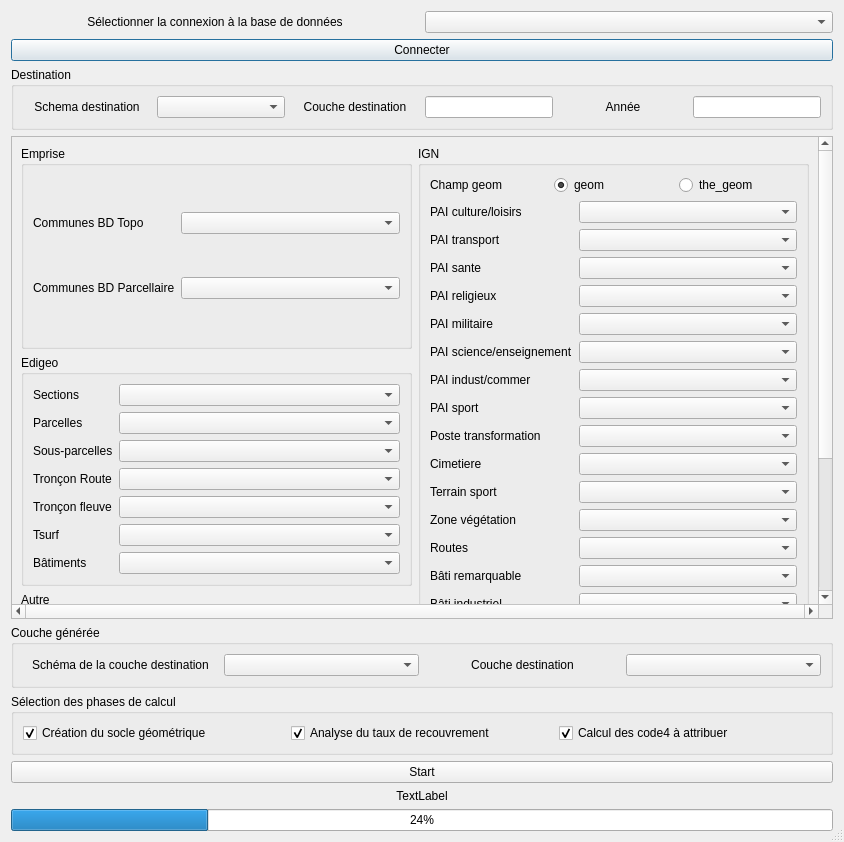
<?xml version="1.0" encoding="UTF-8"?>
<ui version="4.0">
 <class>interface_socle</class>
 <widget class="QDialog" name="interface_socle">
  <property name="geometry">
   <rect>
    <x>0</x>
    <y>0</y>
    <width>844</width>
    <height>842</height>
   </rect>
  </property>
  <property name="maximumSize">
   <size>
    <width>16777215</width>
    <height>16777215</height>
   </size>
  </property>
  <property name="windowTitle">
   <string>Création d'un socle (t0)</string>
  </property>
  <property name="sizeGripEnabled">
   <bool>true</bool>
  </property>
  <layout class="QVBoxLayout" name="verticalLayout_6">
   <item>
    <layout class="QHBoxLayout" name="horizontalLayout_2">
     <item>
      <widget class="QLabel" name="label">
       <property name="sizePolicy">
        <sizepolicy hsizetype="Preferred" vsizetype="Fixed">
         <horstretch>0</horstretch>
         <verstretch>0</verstretch>
        </sizepolicy>
       </property>
       <property name="layoutDirection">
        <enum>Qt::LeftToRight</enum>
       </property>
       <property name="text">
        <string>Sélectionner la connexion à la base de données</string>
       </property>
       <property name="alignment">
        <set>Qt::AlignCenter</set>
       </property>
      </widget>
     </item>
     <item>
      <widget class="QComboBox" name="cb_connexion"/>
     </item>
    </layout>
   </item>
   <item>
    <widget class="QPushButton" name="pb_dbConnect">
     <property name="sizePolicy">
      <sizepolicy hsizetype="Expanding" vsizetype="Fixed">
       <horstretch>0</horstretch>
       <verstretch>0</verstretch>
      </sizepolicy>
     </property>
     <property name="text">
      <string>Connecter</string>
     </property>
    </widget>
   </item>
   <item>
    <widget class="QGroupBox" name="gb_destination">
     <property name="title">
      <string>Destination</string>
     </property>
     <layout class="QVBoxLayout" name="verticalLayout_5">
      <item>
       <layout class="QHBoxLayout" name="horizontalLayout">
        <item>
         <widget class="QLabel" name="label_6">
          <property name="text">
           <string>Schema destination</string>
          </property>
          <property name="alignment">
           <set>Qt::AlignCenter</set>
          </property>
         </widget>
        </item>
        <item>
         <widget class="QComboBox" name="cb_schema"/>
        </item>
        <item>
         <widget class="QLabel" name="label_13">
          <property name="text">
           <string>Couche destination</string>
          </property>
          <property name="alignment">
           <set>Qt::AlignCenter</set>
          </property>
         </widget>
        </item>
        <item>
         <widget class="QLineEdit" name="le_destination">
          <property name="sizePolicy">
           <sizepolicy hsizetype="Preferred" vsizetype="Fixed">
            <horstretch>0</horstretch>
            <verstretch>0</verstretch>
           </sizepolicy>
          </property>
         </widget>
        </item>
        <item>
         <widget class="QLabel" name="label_2">
          <property name="text">
           <string>Année</string>
          </property>
          <property name="alignment">
           <set>Qt::AlignCenter</set>
          </property>
         </widget>
        </item>
        <item>
         <widget class="QLineEdit" name="le_annee">
          <property name="sizePolicy">
           <sizepolicy hsizetype="Preferred" vsizetype="Fixed">
            <horstretch>0</horstretch>
            <verstretch>0</verstretch>
           </sizepolicy>
          </property>
         </widget>
        </item>
       </layout>
      </item>
     </layout>
    </widget>
   </item>
   <item>
    <widget class="QScrollArea" name="gb_data">
     <property name="enabled">
      <bool>true</bool>
     </property>
     <property name="verticalScrollBarPolicy">
      <enum>Qt::ScrollBarAlwaysOn</enum>
     </property>
     <property name="horizontalScrollBarPolicy">
      <enum>Qt::ScrollBarAlwaysOn</enum>
     </property>
     <property name="widgetResizable">
      <bool>true</bool>
     </property>
     <widget class="QWidget" name="scrollAreaWidgetContents_2">
      <property name="geometry">
       <rect>
        <x>0</x>
        <y>0</y>
        <width>807</width>
        <height>618</height>
       </rect>
      </property>
      <layout class="QGridLayout" name="gridLayout_2">
       <item row="0" column="0">
        <layout class="QVBoxLayout" name="verticalLayout_2">
         <property name="sizeConstraint">
          <enum>QLayout::SetNoConstraint</enum>
         </property>
         <item>
          <widget class="QGroupBox" name="groupBox_5">
           <property name="title">
            <string>Emprise</string>
           </property>
           <layout class="QGridLayout" name="gridLayout_5">
            <property name="sizeConstraint">
             <enum>QLayout::SetMinimumSize</enum>
            </property>
            <item row="1" column="0">
             <widget class="QLabel" name="label_14">
              <property name="text">
               <string>Communes BD Topo</string>
              </property>
             </widget>
            </item>
            <item row="1" column="1">
             <widget class="QComboBox" name="cb_parcelle_bdtopo"/>
            </item>
            <item row="2" column="1">
             <widget class="QComboBox" name="cb_parcellaire"/>
            </item>
            <item row="2" column="0">
             <widget class="QLabel" name="label_60">
              <property name="sizePolicy">
               <sizepolicy hsizetype="Fixed" vsizetype="Preferred">
                <horstretch>0</horstretch>
                <verstretch>0</verstretch>
               </sizepolicy>
              </property>
              <property name="text">
               <string>Communes BD Parcellaire</string>
              </property>
             </widget>
            </item>
           </layout>
          </widget>
         </item>
         <item>
          <widget class="QGroupBox" name="groupBox">
           <property name="sizePolicy">
            <sizepolicy hsizetype="Preferred" vsizetype="Preferred">
             <horstretch>0</horstretch>
             <verstretch>0</verstretch>
            </sizepolicy>
           </property>
           <property name="title">
            <string>Edigeo</string>
           </property>
           <layout class="QGridLayout" name="gridLayout_4">
            <property name="sizeConstraint">
             <enum>QLayout::SetNoConstraint</enum>
            </property>
            <item row="1" column="0">
             <widget class="QLabel" name="label_7">
              <property name="text">
               <string>Parcelles</string>
              </property>
             </widget>
            </item>
            <item row="1" column="1">
             <widget class="QComboBox" name="cb_parcelle">
              <property name="sizePolicy">
               <sizepolicy hsizetype="Preferred" vsizetype="Fixed">
                <horstretch>0</horstretch>
                <verstretch>0</verstretch>
               </sizepolicy>
              </property>
             </widget>
            </item>
            <item row="2" column="0">
             <widget class="QLabel" name="label_8">
              <property name="sizePolicy">
               <sizepolicy hsizetype="Fixed" vsizetype="Preferred">
                <horstretch>0</horstretch>
                <verstretch>0</verstretch>
               </sizepolicy>
              </property>
              <property name="text">
               <string>Sous-parcelles</string>
              </property>
             </widget>
            </item>
            <item row="2" column="1">
             <widget class="QComboBox" name="cb_subparc">
              <property name="sizePolicy">
               <sizepolicy hsizetype="Preferred" vsizetype="Fixed">
                <horstretch>0</horstretch>
                <verstretch>0</verstretch>
               </sizepolicy>
              </property>
             </widget>
            </item>
            <item row="3" column="1">
             <widget class="QComboBox" name="cb_tronroute"/>
            </item>
            <item row="3" column="0">
             <widget class="QLabel" name="label_9">
              <property name="text">
               <string>Tronçon Route</string>
              </property>
             </widget>
            </item>
            <item row="4" column="0">
             <widget class="QLabel" name="label_10">
              <property name="sizePolicy">
               <sizepolicy hsizetype="Fixed" vsizetype="Fixed">
                <horstretch>0</horstretch>
                <verstretch>0</verstretch>
               </sizepolicy>
              </property>
              <property name="text">
               <string>Tronçon fleuve</string>
              </property>
             </widget>
            </item>
            <item row="4" column="1">
             <widget class="QComboBox" name="cb_tronfluv"/>
            </item>
            <item row="5" column="0">
             <widget class="QLabel" name="label_11">
              <property name="text">
               <string>Tsurf</string>
              </property>
             </widget>
            </item>
            <item row="5" column="1">
             <widget class="QComboBox" name="cb_tsurf">
              <property name="sizePolicy">
               <sizepolicy hsizetype="Preferred" vsizetype="Fixed">
                <horstretch>0</horstretch>
                <verstretch>0</verstretch>
               </sizepolicy>
              </property>
             </widget>
            </item>
            <item row="6" column="1">
             <widget class="QComboBox" name="cb_geobati"/>
            </item>
            <item row="6" column="0">
             <widget class="QLabel" name="label_12">
              <property name="text">
               <string>Bâtiments</string>
              </property>
             </widget>
            </item>
            <item row="0" column="1">
             <widget class="QComboBox" name="cb_section"/>
            </item>
            <item row="0" column="0">
             <widget class="QLabel" name="label_4">
              <property name="text">
               <string>Sections</string>
              </property>
             </widget>
            </item>
           </layout>
          </widget>
         </item>
         <item>
          <widget class="QGroupBox" name="groupBox_3">
           <property name="sizePolicy">
            <sizepolicy hsizetype="Preferred" vsizetype="Preferred">
             <horstretch>0</horstretch>
             <verstretch>0</verstretch>
            </sizepolicy>
           </property>
           <property name="title">
            <string>Autre</string>
           </property>
           <layout class="QGridLayout" name="gridLayout_3">
            <property name="sizeConstraint">
             <enum>QLayout::SetNoConstraint</enum>
            </property>
            <item row="6" column="1">
             <widget class="QComboBox" name="cb_res_sport"/>
            </item>
            <item row="2" column="0">
             <widget class="QLabel" name="label_18">
              <property name="text">
               <string>IPLI</string>
              </property>
             </widget>
            </item>
            <item row="2" column="1">
             <widget class="QComboBox" name="cb_ipli"/>
            </item>
            <item row="5" column="0">
             <widget class="QLabel" name="label_57">
              <property name="text">
               <string>FINESS</string>
              </property>
             </widget>
            </item>
            <item row="6" column="0">
             <widget class="QLabel" name="label_58">
              <property name="text">
               <string>RES sportif</string>
              </property>
             </widget>
            </item>
            <item row="5" column="1">
             <widget class="QComboBox" name="cb_finess"/>
            </item>
            <item row="0" column="0">
             <widget class="QLabel" name="label_61">
              <property name="sizePolicy">
               <sizepolicy hsizetype="Fixed" vsizetype="Preferred">
                <horstretch>0</horstretch>
                <verstretch>0</verstretch>
               </sizepolicy>
              </property>
              <property name="text">
               <string>FF pnb10_parcelle</string>
              </property>
             </widget>
            </item>
            <item row="0" column="1">
             <widget class="QComboBox" name="cb_ff_parcelle"/>
            </item>
            <item row="1" column="0">
             <widget class="QLabel" name="label_56">
              <property name="text">
               <string>RPGA</string>
              </property>
             </widget>
            </item>
            <item row="1" column="1">
             <widget class="QComboBox" name="cb_rpga">
              <property name="sizePolicy">
               <sizepolicy hsizetype="Preferred" vsizetype="Fixed">
                <horstretch>0</horstretch>
                <verstretch>0</verstretch>
               </sizepolicy>
              </property>
             </widget>
            </item>
           </layout>
          </widget>
         </item>
        </layout>
       </item>
       <item row="0" column="1">
        <layout class="QVBoxLayout" name="verticalLayout_3">
         <property name="sizeConstraint">
          <enum>QLayout::SetNoConstraint</enum>
         </property>
         <item>
          <widget class="QGroupBox" name="groupBox_4">
           <property name="sizePolicy">
            <sizepolicy hsizetype="Preferred" vsizetype="Preferred">
             <horstretch>0</horstretch>
             <verstretch>0</verstretch>
            </sizepolicy>
           </property>
           <property name="title">
            <string>IGN</string>
           </property>
           <layout class="QGridLayout" name="gridLayout">
            <property name="sizeConstraint">
             <enum>QLayout::SetNoConstraint</enum>
            </property>
            <item row="0" column="0" colspan="2">
             <layout class="QHBoxLayout" name="horizontalLayout_3">
              <item>
               <widget class="QLabel" name="label_5">
                <property name="text">
                 <string>Champ geom</string>
                </property>
               </widget>
              </item>
              <item>
               <widget class="QRadioButton" name="rb_geom">
                <property name="text">
                 <string>geom</string>
                </property>
                <property name="checked">
                 <bool>true</bool>
                </property>
                <attribute name="buttonGroup">
                 <string notr="true">btgr_geom</string>
                </attribute>
               </widget>
              </item>
              <item>
               <widget class="QRadioButton" name="rb_the_geom">
                <property name="text">
                 <string>the_geom</string>
                </property>
                <attribute name="buttonGroup">
                 <string notr="true">btgr_geom</string>
                </attribute>
               </widget>
              </item>
             </layout>
            </item>
            <item row="1" column="0">
             <widget class="QLabel" name="label_26">
              <property name="text">
               <string>PAI culture/loisirs</string>
              </property>
             </widget>
            </item>
            <item row="1" column="1">
             <widget class="QComboBox" name="cb_pai_cult"/>
            </item>
            <item row="2" column="0">
             <widget class="QLabel" name="label_27">
              <property name="text">
               <string>PAI transport</string>
              </property>
             </widget>
            </item>
            <item row="2" column="1">
             <widget class="QComboBox" name="cb_paitransp"/>
            </item>
            <item row="3" column="0">
             <widget class="QLabel" name="label_28">
              <property name="text">
               <string>PAI sante</string>
              </property>
             </widget>
            </item>
            <item row="3" column="1">
             <widget class="QComboBox" name="cb_paisante"/>
            </item>
            <item row="4" column="0">
             <widget class="QLabel" name="label_29">
              <property name="text">
               <string>PAI religieux</string>
              </property>
             </widget>
            </item>
            <item row="4" column="1">
             <widget class="QComboBox" name="cb_pairel"/>
            </item>
            <item row="5" column="0">
             <widget class="QLabel" name="label_22">
              <property name="text">
               <string>PAI militaire</string>
              </property>
             </widget>
            </item>
            <item row="5" column="1">
             <widget class="QComboBox" name="cb_paimilit"/>
            </item>
            <item row="6" column="0">
             <widget class="QLabel" name="label_23">
              <property name="sizePolicy">
               <sizepolicy hsizetype="Fixed" vsizetype="Preferred">
                <horstretch>0</horstretch>
                <verstretch>0</verstretch>
               </sizepolicy>
              </property>
              <property name="text">
               <string>PAI science/enseignement</string>
              </property>
             </widget>
            </item>
            <item row="6" column="1">
             <widget class="QComboBox" name="cb_paiens"/>
            </item>
            <item row="7" column="0">
             <widget class="QLabel" name="label_24">
              <property name="sizePolicy">
               <sizepolicy hsizetype="Fixed" vsizetype="Preferred">
                <horstretch>0</horstretch>
                <verstretch>0</verstretch>
               </sizepolicy>
              </property>
              <property name="text">
               <string>PAI indust/commer</string>
              </property>
             </widget>
            </item>
            <item row="7" column="1">
             <widget class="QComboBox" name="cb_paicom"/>
            </item>
            <item row="8" column="0">
             <widget class="QLabel" name="label_25">
              <property name="text">
               <string>PAI sport</string>
              </property>
             </widget>
            </item>
            <item row="8" column="1">
             <widget class="QComboBox" name="cb_paisport"/>
            </item>
            <item row="9" column="0">
             <widget class="QLabel" name="label_53">
              <property name="text">
               <string>Poste transformation</string>
              </property>
             </widget>
            </item>
            <item row="9" column="1">
             <widget class="QComboBox" name="cb_paitransfo"/>
            </item>
            <item row="10" column="0">
             <widget class="QLabel" name="label_54">
              <property name="text">
               <string>Cimetiere</string>
              </property>
             </widget>
            </item>
            <item row="10" column="1">
             <widget class="QComboBox" name="cb_cime"/>
            </item>
            <item row="11" column="0">
             <widget class="QLabel" name="label_55">
              <property name="text">
               <string>Terrain sport</string>
              </property>
             </widget>
            </item>
            <item row="11" column="1">
             <widget class="QComboBox" name="cb_terrainsport"/>
            </item>
            <item row="12" column="0">
             <widget class="QLabel" name="label_59">
              <property name="text">
               <string>Zone végétation</string>
              </property>
             </widget>
            </item>
            <item row="12" column="1">
             <widget class="QComboBox" name="cb_zoneveget"/>
            </item>
            <item row="13" column="0">
             <widget class="QLabel" name="label_15">
              <property name="sizePolicy">
               <sizepolicy hsizetype="Fixed" vsizetype="Preferred">
                <horstretch>0</horstretch>
                <verstretch>0</verstretch>
               </sizepolicy>
              </property>
              <property name="text">
               <string>Routes</string>
              </property>
             </widget>
            </item>
            <item row="13" column="1">
             <widget class="QComboBox" name="cb_route"/>
            </item>
            <item row="14" column="0">
             <widget class="QLabel" name="label_19">
              <property name="text">
               <string>Bâti remarquable</string>
              </property>
             </widget>
            </item>
            <item row="14" column="1">
             <widget class="QComboBox" name="cb_remarquable"/>
            </item>
            <item row="15" column="0">
             <widget class="QLabel" name="label_20">
              <property name="text">
               <string>Bâti industriel</string>
              </property>
             </widget>
            </item>
            <item row="15" column="1">
             <widget class="QComboBox" name="cb_indust"/>
            </item>
            <item row="16" column="0">
             <widget class="QLabel" name="label_21">
              <property name="text">
               <string>Bâti indiferencie</string>
              </property>
             </widget>
            </item>
            <item row="16" column="1">
             <widget class="QComboBox" name="cb_indif"/>
            </item>
            <item row="17" column="0">
             <widget class="QLabel" name="label_30">
              <property name="text">
               <string>Surface eau</string>
              </property>
             </widget>
            </item>
            <item row="17" column="1">
             <widget class="QComboBox" name="cb_surf_eau"/>
            </item>
            <item row="18" column="0">
             <widget class="QLabel" name="label_31">
              <property name="text">
               <string>Point eau</string>
              </property>
             </widget>
            </item>
            <item row="18" column="1">
             <widget class="QComboBox" name="cb_pt_eau"/>
            </item>
            <item row="19" column="0">
             <widget class="QLabel" name="label_50">
              <property name="text">
               <string>Surface activité</string>
              </property>
             </widget>
            </item>
            <item row="19" column="1">
             <widget class="QComboBox" name="cb_surf_acti"/>
            </item>
            <item row="20" column="0">
             <widget class="QLabel" name="label_51">
              <property name="text">
               <string>Aitre triage</string>
              </property>
             </widget>
            </item>
            <item row="20" column="1">
             <widget class="QComboBox" name="cb_triage"/>
            </item>
            <item row="21" column="0">
             <widget class="QLabel" name="label_52">
              <property name="text">
               <string>Voie ferré</string>
              </property>
             </widget>
            </item>
            <item row="21" column="1">
             <widget class="QComboBox" name="cb_voiefer"/>
            </item>
           </layout>
           <zorder>label_23</zorder>
           <zorder>cb_paicom</zorder>
           <zorder>label_29</zorder>
           <zorder>cb_paitransp</zorder>
           <zorder>label_59</zorder>
           <zorder>cb_paiens</zorder>
           <zorder>cb_pai_cult</zorder>
           <zorder>label_24</zorder>
           <zorder>cb_cime</zorder>
           <zorder>cb_pairel</zorder>
           <zorder>cb_paimilit</zorder>
           <zorder>label_55</zorder>
           <zorder>cb_zoneveget</zorder>
           <zorder>label_54</zorder>
           <zorder>label_27</zorder>
           <zorder>cb_paisport</zorder>
           <zorder>cb_paitransfo</zorder>
           <zorder>label_22</zorder>
           <zorder>cb_paisante</zorder>
           <zorder>label_28</zorder>
           <zorder>label_26</zorder>
           <zorder>label_25</zorder>
           <zorder>cb_terrainsport</zorder>
           <zorder>label_53</zorder>
           <zorder>cb_route</zorder>
           <zorder>label_15</zorder>
           <zorder>cb_remarquable</zorder>
           <zorder>label_19</zorder>
           <zorder>cb_indust</zorder>
           <zorder>label_20</zorder>
           <zorder>cb_indif</zorder>
           <zorder>label_21</zorder>
           <zorder>cb_surf_eau</zorder>
           <zorder>label_30</zorder>
           <zorder>cb_pt_eau</zorder>
           <zorder>label_31</zorder>
           <zorder>cb_surf_acti</zorder>
           <zorder>label_50</zorder>
           <zorder>cb_triage</zorder>
           <zorder>label_51</zorder>
           <zorder>cb_voiefer</zorder>
           <zorder>label_52</zorder>
          </widget>
         </item>
        </layout>
       </item>
      </layout>
     </widget>
    </widget>
   </item>
   <item>
    <widget class="QGroupBox" name="gb_genere">
     <property name="enabled">
      <bool>true</bool>
     </property>
     <property name="title">
      <string>Couche générée</string>
     </property>
     <layout class="QVBoxLayout" name="verticalLayout_4">
      <item>
       <layout class="QHBoxLayout" name="horizontalLayout_5">
        <item>
         <widget class="QLabel" name="label_16">
          <property name="text">
           <string>Schéma de la couche destination</string>
          </property>
          <property name="alignment">
           <set>Qt::AlignCenter</set>
          </property>
         </widget>
        </item>
        <item>
         <widget class="QComboBox" name="cb_schema_geom"/>
        </item>
        <item>
         <widget class="QLabel" name="label_17">
          <property name="text">
           <string>Couche destination</string>
          </property>
          <property name="alignment">
           <set>Qt::AlignCenter</set>
          </property>
         </widget>
        </item>
        <item>
         <widget class="QComboBox" name="cb_couche_geom"/>
        </item>
       </layout>
      </item>
     </layout>
    </widget>
   </item>
   <item>
    <widget class="QGroupBox" name="groupBox_2">
     <property name="title">
      <string>Sélection des phases de calcul</string>
     </property>
     <layout class="QVBoxLayout" name="verticalLayout">
      <item>
       <layout class="QHBoxLayout" name="horizontalLayout_4">
        <item>
         <widget class="QCheckBox" name="cbx_etape1">
          <property name="text">
           <string>Création du socle géométrique</string>
          </property>
          <property name="checked">
           <bool>true</bool>
          </property>
          <property name="tristate">
           <bool>false</bool>
          </property>
         </widget>
        </item>
        <item>
         <widget class="QCheckBox" name="cbx_etape2">
          <property name="text">
           <string>Analyse du taux de recouvrement</string>
          </property>
          <property name="checked">
           <bool>true</bool>
          </property>
         </widget>
        </item>
        <item>
         <widget class="QCheckBox" name="cbx_etape3">
          <property name="text">
           <string>Calcul des code4 à attribuer</string>
          </property>
          <property name="checked">
           <bool>true</bool>
          </property>
         </widget>
        </item>
       </layout>
      </item>
     </layout>
     <zorder></zorder>
    </widget>
   </item>
   <item>
    <widget class="QPushButton" name="pb_start">
     <property name="text">
      <string>Start</string>
     </property>
    </widget>
   </item>
   <item>
    <widget class="QLabel" name="lbl_etape">
     <property name="sizePolicy">
      <sizepolicy hsizetype="Preferred" vsizetype="Preferred">
       <horstretch>0</horstretch>
       <verstretch>0</verstretch>
      </sizepolicy>
     </property>
     <property name="text">
      <string>TextLabel</string>
     </property>
     <property name="alignment">
      <set>Qt::AlignCenter</set>
     </property>
    </widget>
   </item>
   <item>
    <widget class="QProgressBar" name="pb_avancement">
     <property name="value">
      <number>24</number>
     </property>
    </widget>
   </item>
  </layout>
  <zorder></zorder>
  <zorder>pb_start</zorder>
  <zorder>pb_avancement</zorder>
  <zorder>lbl_etape</zorder>
  <zorder>pb_dbConnect</zorder>
  <zorder>gb_data</zorder>
  <zorder>groupBox_2</zorder>
  <zorder>gb_genere</zorder>
  <zorder>gb_destination</zorder>
 </widget>
 <resources/>
 <connections/>
 <buttongroups>
  <buttongroup name="btgr_geom"/>
 </buttongroups>
</ui>
